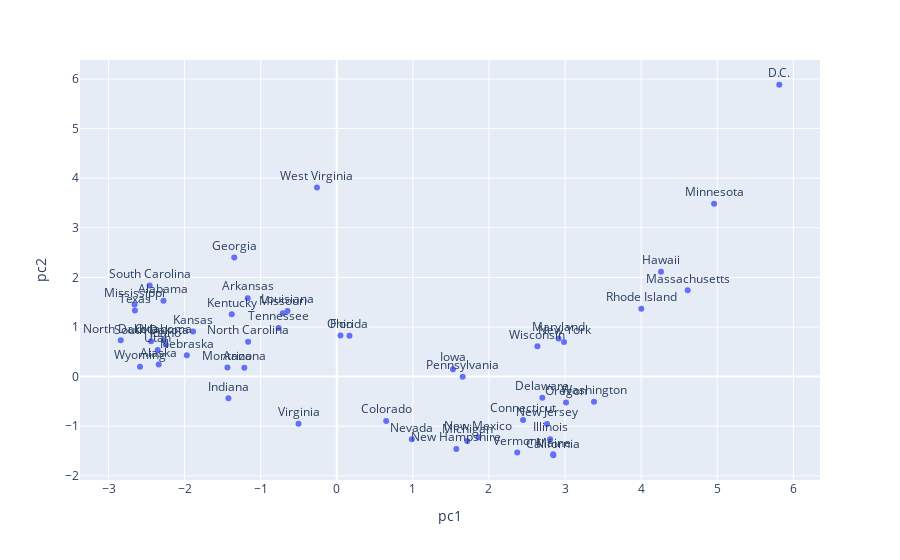

The code cell stored with this chart in its notebook:
### Markdown cell above
### Part i

### Code cell
import plotly.express as px

fig = px.scatter(first_2_pcs_jittered, x = 'pc1', y = 'pc2', text = "State")
fig.update_traces(textposition = 'top center');
fig.show()

### Figure 1 — Plotly figure (JSON) as saved in the notebook; plotly's stock layout.template omitted (floating-point values rounded to 4 significant figures)
{"data": [{"hovertemplate": "pc1=%{x}<br>pc2=%{y}<br>State=%{text}<extra></extra>", "legendgroup": "", "marker": {"color": "#636efa", "symbol": "circle"}, "mode": "markers+text", "name": "", "orientation": "v", "showlegend": false, "text": ["Alabama", "Alaska", "Arizona", "Arkansas", "California", "Colorado", "Connecticut", "Delaware", "D.C.", "Florida", "Georgia", "Hawaii", "Idaho", "Illinois", "Indiana", "Iowa", "Kansas", "Kentucky", "Louisiana", "Maine", "Maryland", "Massachusetts", "Michigan", "Minnesota", "Mississippi", "Missouri", "Montana", "Nebraska", "Nevada", "New Hampshire", "New Jersey", "New Mexico", "New York", "North Carolina", "North Dakota", "Ohio", "Oklahoma", "Oregon", "Pennsylvania", "Rhode Island", "South Carolina", "South Dakota", "Tennessee", "Texas", "Utah", "Vermont", "Virginia", "Washington", "West Virginia", "Wisconsin", "Wyoming"], "textposition": "top center", "type": "scatter", "x": [-2.278, -2.341, -1.215, -1.17, 2.845, 0.6494, 2.448, 2.701, 5.815, 0.1665, -1.347, 4.261, -2.247, 2.803, -1.424, 1.527, -1.889, -1.381, -0.6478, 2.845, 2.915, 4.612, 1.715, 4.959, -2.657, -0.7096, -1.437, -1.971, 0.9862, 1.571, 2.762, 1.862, 2.986, -1.165, -2.839, 0.04855, -2.272, 3.012, 1.654, 4.002, -2.459, -2.441, -0.7648, -2.653, -2.354, 2.371, -0.5027, 3.381, -0.2604, 2.637, -2.586], "xaxis": "x", "y": [1.529, 0.2441, 0.1805, 1.582, -1.585, -0.8941, -0.8761, -0.4239, 5.883, 0.8236, 2.403, 2.113, 0.6418, -1.263, -0.4376, 0.1491, 0.9071, 1.255, 1.321, -1.567, 0.7656, 1.739, -1.296, 3.486, 1.451, 1.278, 0.1812, 0.4303, -1.264, -1.459, -0.9536, -1.224, 0.6954, 0.7033, 0.7327, 0.8288, 0.7327, -0.5196, -0.0007932, 1.37, 1.839, 0.7102, 0.9802, 1.332, 0.5366, -1.529, -0.9497, -0.5078, 3.811, 0.6099, 0.1967], "yaxis": "y"}], "layout": {"legend": {"tracegroupgap": 0}, "margin": {"t": 60}, "xaxis": {"anchor": "y", "domain": [0, 1], "title": {"text": "pc1"}}, "yaxis": {"anchor": "x", "domain": [0, 1], "title": {"text": "pc2"}}}}
